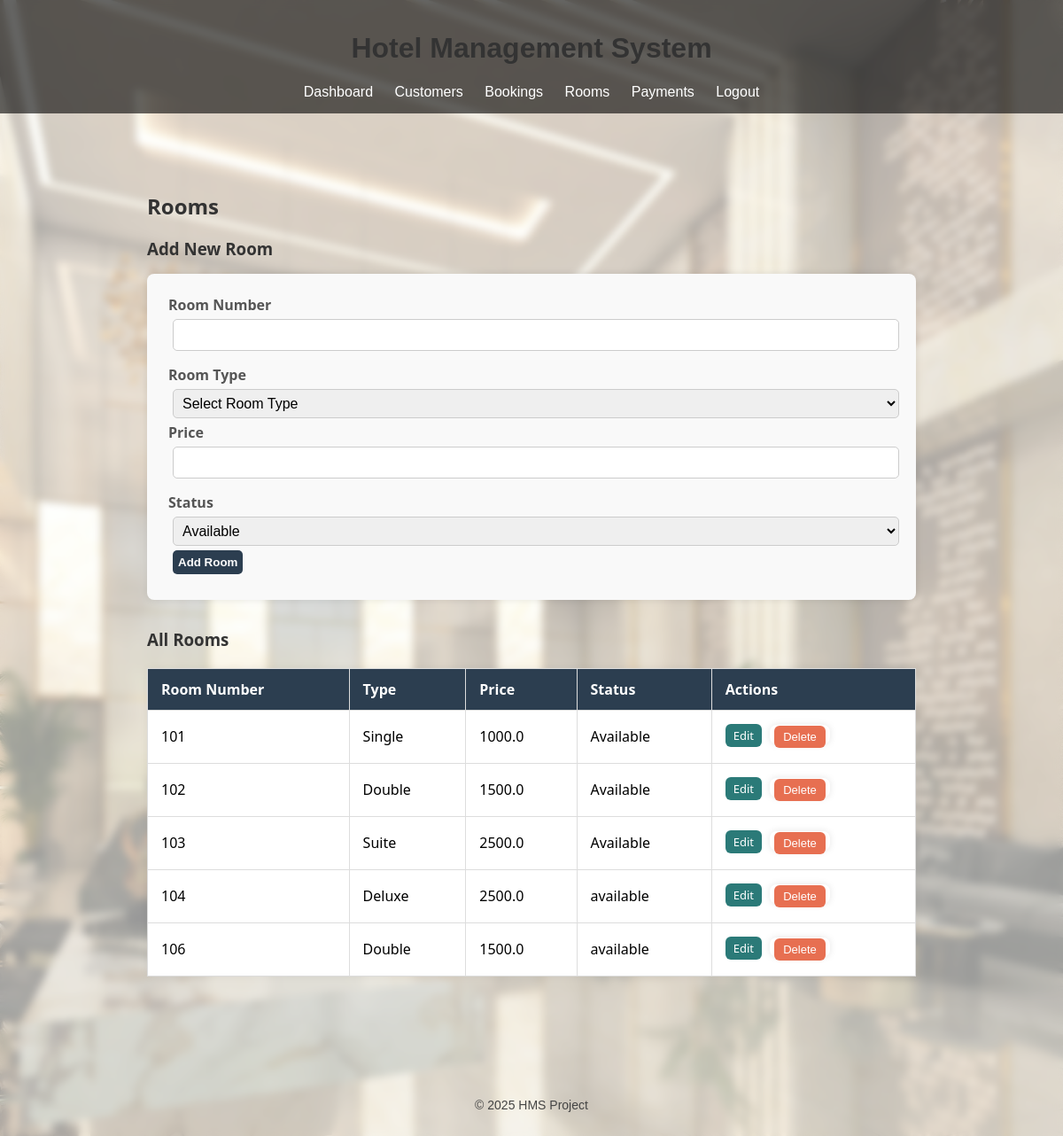
Screenshot of /rooms (signed in) with the database file from the repository.
### models.py (models this page shows)
class Room(db.Model):
    __tablename__ = 'room'
    id = db.Column(db.Integer, primary_key=True)
    room_no = db.Column(db.String(10), nullable=False)
    type = db.Column(db.String(50), nullable=False)
    price = db.Column(db.Float, nullable=False)
    status = db.Column(db.String(20))
    bookings = db.relationship("Booking", backref="room", cascade="all, delete-orphan")

### app.py (the view)
@app.route('/rooms')
def rooms():
    rooms = Room.query.all()
    return render_template('rooms.html', rooms=rooms)

### templates/rooms.html (shortened to what this page needs)
{% extends 'base.html' %}
{% block content %}
<div class="container">
  <h2>Rooms</h2>
  <h3>Add New Room</h3>
  <form method="POST" action="{{ url_for('add_room') }}">
    <label for="room_number">Room Number</label>
    <input type="text" id="room_number" name="room_number" required>
    <label for="room_type">Room Type</label>
    <select id="room_type" name="room_type" required>
      <option value="">Select Room Type</option>
    </select>
    <label for="price">Price</label>
    <input type="number" id="price" name="price" step="0.01" required>
    <label for="status">Status</label>
    <select id="status" name="status" required>
      <option value="available">Available</option>
    </select>
    <button type="submit">Add Room</button>
  </form>
  <h3>All Rooms</h3>
  <table>
    <thead>
      <tr><th>Room Number</th><th>Type</th><th>Price</th><th>Status</th><th>Actions</th></tr>
    </thead>
    <tbody>
      {% for room in rooms %}
      <tr>
        <td data-label="Room Number">{{ room.room_no }}</td>
        <td data-label="Type">{{ room.type }}</td>
        <td data-label="Price">{{ room.price }}</td>
        <td data-label="Status">{{ room.status }}</td>
        <td data-label="Actions" class="actions">
  <a href="{{ url_for('edit_room', id=room.id) }}" class="edit-btn">Edit</a>
  <form method="POST" action="{{ url_for('delete_room', id=room.id) }}" style="display:inline;" onsubmit="return confirm('Delete this room?');">
    <button type="submit" class="delete-btn">Delete</button>
  </form>
</td>
      </tr>
      {% endfor %}
    </tbody>
  </table>
</div>
{% endblock %}

### static/css/styles.css (style rules this page uses)
body { font-family: Arial, sans-serif; margin: 0; padding: 0; background: url("../images/hotel-bg.jpg") no-repeat center center fixed; background-size: cover; }
body::before { content: ""; position: fixed; top: 0; left: 0; width: 100%; height: 100%; background: rgba(255,255,255,0.6); backdrop-filter: blur(5px); z-index: -1; }
table, th, td { border: 1px solid #ccc; border-collapse: collapse; padding: 8px; background: white; }
th { background-color: #eee; text-align: left; }
td a { margin-right: 5px; text-decoration: none; }
h1, h2, h3 { color: #333; }
form input, form select, form button, form a { margin-top: 5px; display: block; }
form input, form select, form button { margin: 5px; padding: 6px; }
table { width: 100%; margin-top: 20px; border-collapse: collapse; }
th, td { padding: 10px; border: 1px solid #ddd; }
*, *::before, *::after { box-sizing: border-box; }
form { background-color: #f9f9f9; padding: 1.5rem; border-radius: 8px; box-shadow: 0 0 8px rgba(0,0,0,0.1); margin-bottom: 2rem; }
input[type="text"], input[type="number"], input[type="date"], select { width: 100%; max-width: 100%; padding: 0.5rem 0.75rem; margin-bottom: 1rem; border: 1px solid #ccc; border-radius: 5px; font-size: 1rem; transition: border-color 0.3s ease; }
form button, .actions a, .actions form button, th { background-color: #2c3e50 !important; color: white !important; }
.actions a, .actions form button { font-size: 13px !important; padding: 4px 9px !important; border-radius: 6px !important; font-weight: 500; transition: background-color 0.25s ease, transform 0.15s ease; }
.actions a.edit-btn, .actions form button.edit-btn { background-color: #2b7a78 !important; color: #ffffff !important; }
.actions a.delete-btn, .actions form button.delete-btn { background-color: #e76f51 !important; color: #fff !important; }
.actions form { display: inline; }
.actions form button { font-size: 13px !important; padding: 4px 9px !important; border-radius: 6px !important; font-weight: 500; line-height: normal !important; vertical-align: middle !important; }
.actions form { display: inline; margin: 0; padding: 0; background: transparent; border: none; }
.actions .delete-btn { display: inline-block; background-color: #e76f51 !important; color: #fff !important; font-size: 13px !important; padding: 5px 10px !important; border-radius: 6px !important; border: none !important; cursor: pointer; font-weight: 500; line-height: normal !important; }

### templates/rooms.html (style rules this page uses)
.container { max-width: 900px; margin: 2rem auto; padding: 1rem; font-family: 'Segoe UI', Tahoma, Geneva, Verdana, sans-serif; }
h2, h3 { color: #333; margin-bottom: 1rem; }
form { background-color: #f9f9f9; padding: 1.5rem; border-radius: 8px; box-shadow: 0 0 8px rgba(0,0,0,0.1); margin-bottom: 2rem; }
label { display: block; margin-bottom: 0.3rem; font-weight: 600; color: #555; }
input[type="text"], input[type="number"], select { width: 100%; padding: 0.5rem 0.75rem; margin-bottom: 1rem; border: 1px solid #ccc; border-radius: 5px; font-size: 1rem; transition: border-color 0.3s ease; }
button { background-color: #007bff; color: white; font-weight: 700; padding: 0.6rem 1.2rem; border: none; border-radius: 5px; cursor: pointer; transition: background-color 0.3s ease; }
table { width: 100%; border-collapse: collapse; box-shadow: 0 0 10px rgba(0,0,0,0.05); }
th, td { padding: 12px 15px; text-align: left; border-bottom: 1px solid #ddd; }
th { background-color: #007bff; color: white; font-weight: 600; }
tr:nth-child(even) { background-color: #f2f6fc; }

### rows the page displays
Room: room_no "101", type "Single", price "1000.0", status "Available"
Room: room_no "102", type "Double", price "1500.0", status "Available"
Room: room_no "103", type "Suite", price "2500.0", status "Available"
Room: room_no "104", type "Deluxe", price "2500.0", status "available"
Room: room_no "106", type "Double", price "1500.0", status "available"
